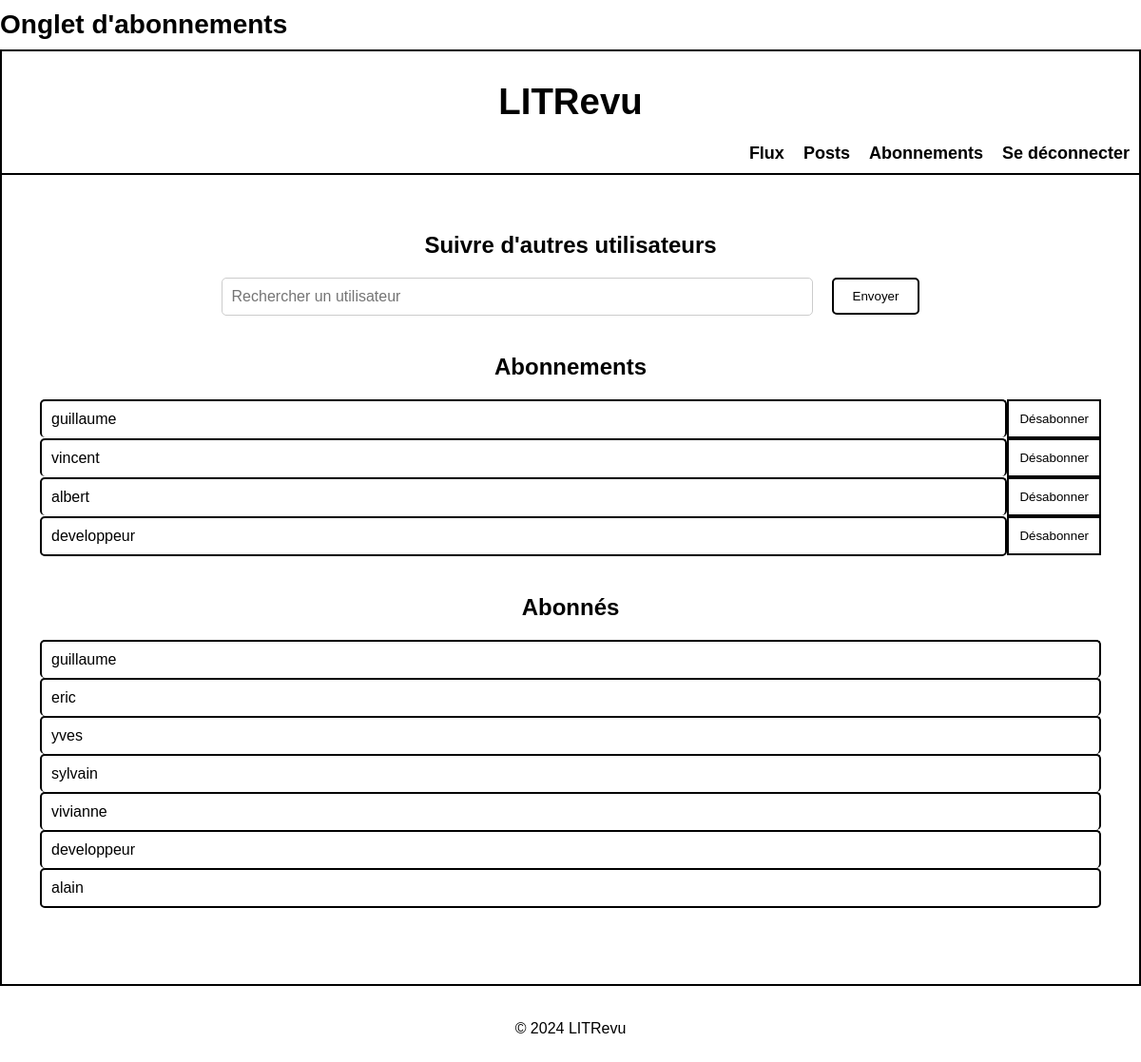
The app's page /subscriptions/follows/ (signed in), older data.
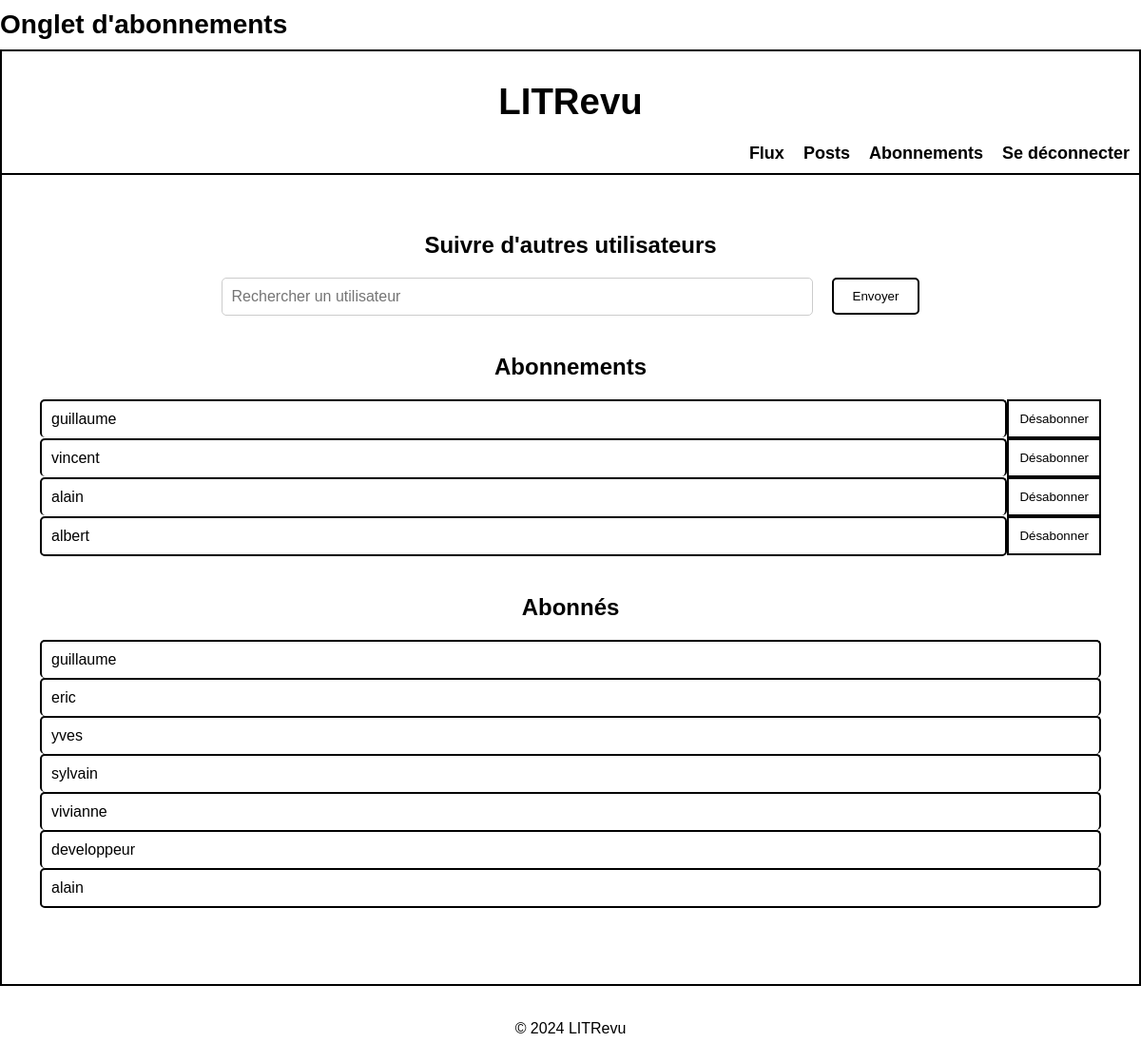
The same page, newer data.
### subscriptions/models.py (models this page shows)
class UserFollows(models.Model):
    user = models.ForeignKey(
        to=settings.AUTH_USER_MODEL,
        on_delete=models.CASCADE,
        related_name='following_subscriptions'
    )
    followed_user = models.ForeignKey(
        to=settings.AUTH_USER_MODEL,
        on_delete=models.CASCADE,
        related_name='follower_subscriptions'
    )
    class Meta:
        unique_together = ('user', 'followed_user')
    def __str__(self):
        return f'{self.user} suit {self.followed_user}'

### authentication/models.py (models this page shows, shortened)
class CustomUser(AbstractUser):
    ROLE_CHOICES = [
        ('USER', 'Utilisateur'),
        ('DEVELOPER', 'Développeur'),
    ]
    role = models.CharField(max_length=10, choices=ROLE_CHOICES, default='USER')
    is_developer = models.BooleanField(default=False)
    follows = models.ManyToManyField(
        'self', through='subscriptions.UserFollows', related_name='is_followed_by', symmetrical=False
    )

### subscriptions/views.py (the view)
# urls.py: path('follows/', FollowsListView.as_view(), name='follows_list'),
class FollowsListView(LoginRequiredMixin, ListView):
    model = UserFollows
    template_name = 'subscriptions/follow_user.html'
    context_object_name = 'follows'
    login_url = reverse_lazy('login')
    def get_context_data(self, **kwargs):
        context = super().get_context_data(**kwargs)
        following = UserFollows.objects.filter(user=self.request.user)
        followers = UserFollows.objects.filter(followed_user=self.request.user)
        print(f"DEBUG: Following count: {following.count()}, Followers count: {followers.count()}")
        context['following'] = following
        context['followers'] = followers
        context['form'] = FollowUserForm()  # Ajout du formulaire ici
        print("DEBUG: Formulaire de suivi ajouté au contexte")
        return context
    def get_queryset(self):
        queryset = UserFollows.objects.filter(user=self.request.user)
        print(f"DEBUG: QuerySet pour les utilisateurs suivis récupéré: {queryset}")
        return queryset

### subscriptions/forms.py (shortened to what this page needs)
class FollowUserForm(forms.Form):
    user_id = forms.ModelChoiceField(
        queryset=User.objects.all(),  # Charger tous les utilisateurs
        label="Utilisateur",
        widget=forms.HiddenInput  # Champ caché pour soumettre l'ID utilisateur
    )

### subscriptions/templates/subscriptions/follow_user.html (shortened to what this page needs)
{% extends 'base.html' %}
{% block title %}Onglet d'abonnements{% endblock %}
{% block content %}
<div class="subscription-container">
    <div class="subscription-section">
        <h2 class="subscription-title">Suivre d'autres utilisateurs</h2>
        <div class="subscription-search-section">
            <form method="post" id="follow-form" class="subscription-search-form">
                <div class="input-btn-container">
                    <div class="input-container">
                        <input type="text" name="username" id="search_user" placeholder="Rechercher un utilisateur" class="subscription-search-input" autocomplete="off">
                    </div>
                    <div class="btn-container">
                        <button type="submit" class="btn btn-primary">Envoyer
                        </button>
                    </div>
                </div>
            </form>
        </div>
    </div>
    <div class="subscription-section">
        <h2 class="subscription-title">Abonnements</h2>
        <div class="subscription-list" id="following-list">
            {% for follow in following %}
            <div class="subscription-row">
                <div class="subscription-list-item {% if forloop.last %}border-bottom{% endif %} bordered-item">
                    <div class="subscription-info">
                        <div class="subscription-content-left">
                            <div class="subscription-username">{{ follow.followed_user.username }}</div>
                        </div>
                    </div>
                </div>
                <div class="subscription-unsubscribe">
                    <form method="post" action="{% url 'unfollow_user' follow.pk %}">
                        <button type="submit" class="btn btn-unsubscribe">Désabonner</button>
                    </form>
                </div>
            </div>
            {% empty %}
            <p>Vous ne suivez personne pour l'instant.</p>
            {% endfor %}
        </div>
    </div>
    <div class="subscription-section">
        <h2 class="subscription-title">Abonnés</h2>
        <div class="follower-list">
            {% for follower in followers %}
            <div class="subscription-row">
                <div class="subscription-list-item {% if forloop.last %}border-bottom{% endif %} bordered-item">
                    <div class="subscription-info">
                        <div class="subscription-content-left">
                            <div class="subscription-username">{{ follower.user.username }}</div>
                        </div>
                    </div>
                </div>
            </div>
            {% empty %}
            <p>Personne ne vous suit pour l'instant.</p>
            {% endfor %}
        </div>
    </div>
</div>
{% endblock %}

### templates/base.html (shortened to what this page needs)
{% load static %}
<!DOCTYPE html>
<html lang="fr">
<head>
    <link rel="stylesheet" href="{% static 'css/styles.css' %}">
</head>
<body>
    <div class="page-border">
        <div class="site-header-container">
            <header class="site-header">
                <div class="page-title">
                    <h2>{% block title %}Accueil{% endblock %}</h2>
                </div>
                <div class="navbar-wrapper">
                    <div class="navbar-container">
                        <h1 class="site-title"><a href="{% url 'feed' %}" style="font-size: larger;">LITRevu</a></h1>
                        {% if user.is_authenticated %}
                        <nav class="navbar-links">
                            <a href="{% url 'feed' %}">Flux</a>
                            <a href="{% url 'posts' %}">Posts</a>
                            <a href="{% url 'follows_list' %}">Abonnements</a>
                            <form action="{% url 'logout' %}" method="post" style="display:inline;">
                                <button type="submit" class="btn btn-link navbar-link" style="padding: 0; background: none; border: none; color: inherit; font-size:large;">
                                    Se déconnecter
                                </button>
                            </form>
                        </nav>
                    {% endif %}
                    </div>
                </div>
            </header>
        </div>
        <main class="main-container-wrapper">
            <div class="main-container">
                {% block content %}{% endblock %}
            </div>
        </main>
    </div>
    <div class="footer-container">
        <footer class="footer">
            <p>&copy; 2024 LITRevu</p>
        </footer>
    </div>
</body>
</html>

### static/css/styles.css (style rules this page uses)
body { font-family: Arial, sans-serif; margin: 0; padding: 0; box-sizing: border-box; min-height: 100vh; display: flex; flex-direction: column; justify-content: flex-start; align-items: center; }
a { text-decoration: none; color: inherit; font-size: large; }
.page-border { width: 100%; max-width: 1200px; margin: 0 auto; background-color: white; box-sizing: border-box; padding: 0; flex-grow: 1; display: flex; flex-direction: column; justify-content: space-between; }
.site-header-container { width: 100%; }
.page-title h2 { font-size: 28px; margin: 0; padding: 10px 0; text-align: left; }
.navbar-wrapper { display: flex; justify-content: center; }
.navbar-container { padding: 10px; width: 100%; text-align: center; border-top: 2px solid black; border-left: 2px solid black; border-right: 2px solid black; }
.navbar-links { display: flex; justify-content: flex-end; gap: 20px; align-items: center; }
.navbar-links a, .navbar-link { text-decoration: none; color: black; font-weight: bold; background: none; border: none; padding: 0; cursor: pointer; }
.main-container-wrapper { padding: 20px; flex-grow: 1; width: 100%; margin: 0; border: 2px solid black; box-sizing: border-box; display: flex; justify-content: center; align-items: center; background-color: #fff; }
.main-container { width: 100%; padding: 20px; box-sizing: border-box; }
.btn-primary { background-color: #ffffff; color: rgb(0, 0, 0); padding: 10px 20px; border: 2px solid black; border-radius: 5px; cursor: pointer; transition: background-color 0.3s; }
.footer-container { width: 100%; text-align: center; }
.footer { padding: 20px; }
.subscription-section { flex-direction: column; align-items: center; margin-bottom: 40px; }
.subscription-title { text-align: center; font-size: 24px; font-weight: bold; margin-bottom: 20px; }
.subscription-search-form, .input-btn-container { display: flex; justify-content: center; align-items: center; gap: 20px; }
.subscription-search-input { width: 600px; padding: 10px; font-size: 16px; border: 1px solid #ccc; border-radius: 5px; }
.subscription-list-item { display: flex; justify-content: space-between; align-items: center; padding: 10px; border: 2px solid black; border-radius: 5px; }
.bordered-item:not(.border-bottom) { border-bottom: none; }
.subscription-row { display: flex; justify-content: space-between; align-items: center; }
.subscription-list-item { flex-grow: 1; display: flex; justify-content: space-between; align-items: center; }
.subscription-unsubscribe { margin-left: 0; border-left: 2px solid black; display: flex; align-items: center; }
.btn-unsubscribe { background-color: transparent; color: black; border: 2px solid black; padding: 11px; text-align: center; border-left: none; cursor: pointer; height: 100%; box-sizing: border-box; }
.subscription-list-item { padding: 10px; border: 2px solid black; margin-bottom: 0; }

Row changes from the older to the newer data that the page shows:
removed UserFollows: followed_user.username "developpeur", shown under "Abonnements"
added UserFollows: followed_user.username "alain", shown under "Abonnements"
